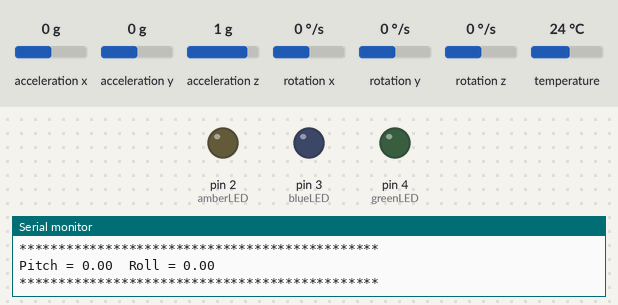
A sketch run on a simulated Arduino Uno, built with avr-gcc and run on an emulated ATmega328P. Shown: output pins drawn as LEDs (lit = HIGH), the last lines printed to the serial monitor. The test bench sets the inputs (shaded band); at power-on: acceleration x 0 g, acceleration y 0 g, acceleration z 1 g, rotation x 0 °/s, rotation y 0 °/s, rotation z 0 °/s, temperature 24 °C.

Above: at 2.4 s.
2.5 s: acceleration x set to -0.2 g
At 3.5 s:
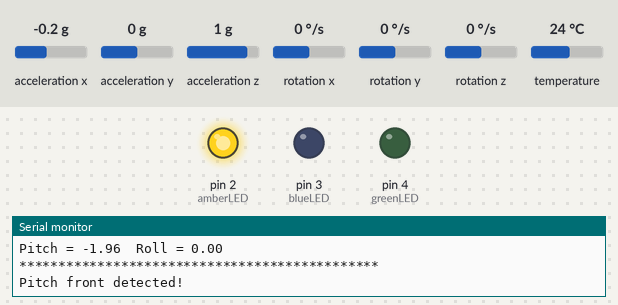
4.6 s: acceleration y set to 0.2 g
At 5.7 s:
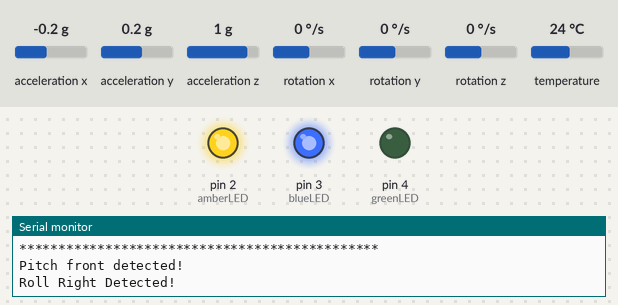
6.7 s: acceleration x set to 0.8 g
At 8.7 s:
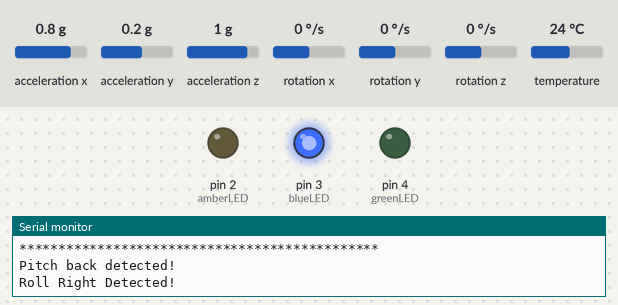
9.3 s: acceleration x set to -1.4 g
At 9.7 s:
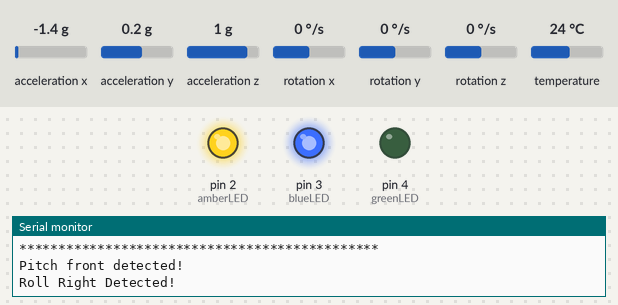
11.4 s: acceleration x set to 1.4 g
At 12.9 s:
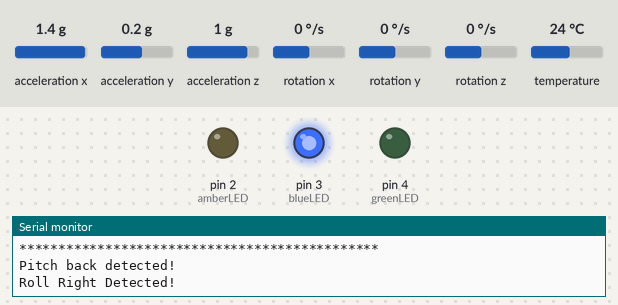
Timing chart, 0 to 14.4 s (numbered marks = the images above; inputs shaded):
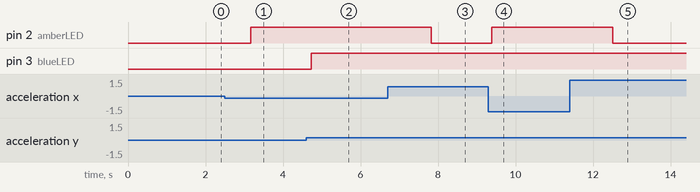

Measured:
- the behaviour switches between 0 and -0.1 g on acceleration x (found by bisection; images 0 and 1)
- the behaviour switches between 0 and 0.1 g on acceleration y (found by bisection; images 1 and 2)
- after the input at 2.5 s, pin 2 (amberLED): LOW → HIGH after 0.67 s
- after the input at 4.6 s, pin 3 (blueLED): LOW → HIGH after 0.13 s
- after the input at 6.7 s, pin 2 (amberLED): HIGH → LOW after 1.1 s
- after the input at 9.3 s, pin 2 (amberLED): LOW → HIGH after 0.09 s
- after the input at 11.4 s, pin 2 (amberLED): HIGH → LOW after 1.1 s

The sketch:

sketch_sep24a.ino
```cpp
#include <Wire.h>
#include <Adafruit_MPU6050.h>
#include <Adafruit_Sensor.h>

// LED pins
const int amberLED = 2;
const int blueLED  = 3;
const int greenLED = 4;

// Create MPU object
Adafruit_MPU6050 mpu;

void setup() {
  // Initialize LEDs
  pinMode(amberLED, OUTPUT);
  pinMode(blueLED, OUTPUT);
  pinMode(greenLED, OUTPUT);

  // Initialize Serial
  Serial.begin(9600);
  while (!Serial) delay(10);

  Serial.println("Initializing MPU6050...");

  if (!mpu.begin()) {
    Serial.println("Could not find a valid MPU6050 sensor, check wiring!");
    while (1) delay(10);
  }

  // Configure the accelerometer range
  mpu.setAccelerometerRange(MPU6050_RANGE_2_G);
  mpu.setGyroRange(MPU6050_RANGE_2000_DEG);
  mpu.setFilterBandwidth(MPU6050_BAND_21_HZ);

  Serial.println("MPU6050 initialized successfully!");
  Serial.println("**********************************************");
}

void loop() {
  // Get new sensor events
  sensors_event_t a, g, temp;
  mpu.getEvent(&a, &g, &temp);

  // Pitch and roll approximation
  float pitch = a.acceleration.x;
  float roll  = a.acceleration.y;

  // Output to Serial
  Serial.print("Pitch = "); Serial.print(pitch);
  Serial.print("  Roll = "); Serial.println(roll);
  Serial.println("**********************************************");

  // Pitch detection
  if (pitch < 0.0) {
    Serial.println("Pitch front detected!");
    digitalWrite(amberLED, HIGH);
  } else if (pitch > 0.9) {
    Serial.println("Pitch back detected!");
    digitalWrite(amberLED, LOW);
  }

  // Roll detection
  if (roll > 0.6) {
    Serial.println("Roll Right Detected!");
    digitalWrite(blueLED, HIGH);
  } else if (roll < 0.0) {
    Serial.println("Roll Left Detected!");
    digitalWrite(blueLED, LOW);
  }

  // Stability
  if ((pitch > 0.0 && pitch < 0.9) && (roll > 0 && roll < 0.6)) {
    Serial.println("No Pitch and No Roll");
    digitalWrite(greenLED, HIGH);
  } else {
    digitalWrite(greenLED, LOW);
  }

  delay(1500); // adjust delay as needed
}
```
